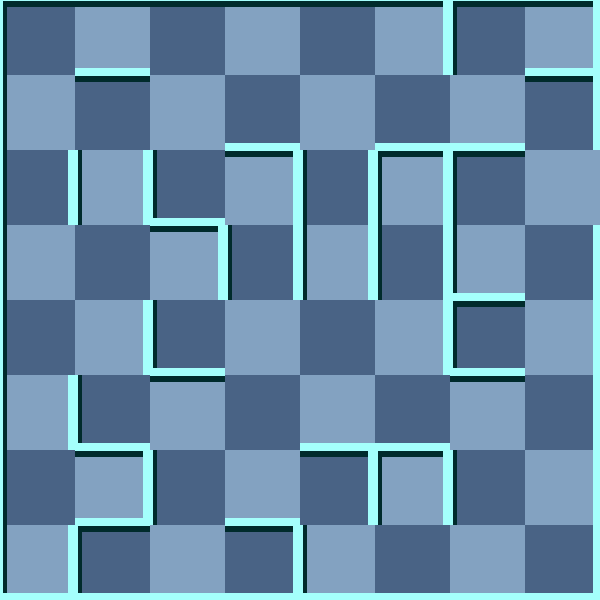

The image is a tile-based game level rendered from a .tmx file. Its description and source (layers, tilesets, objects; grid data summarised) follow:
An orthogonal 8x8 tile map with 75x75 px tiles, 2 tile layers (background, 块层 1) and 7 objects (2x WhiteMummy, Exit, Trap, Door, Player, ...).

<map version="1.0" orientation="orthogonal" width="8" height="8" tilewidth="75" tileheight="75">
 <tileset firstgid="1" name="wall" tilewidth="75" tileheight="75">
  <image source="gfx/wall.png" width="300" height="375" />
  <tile id="0">
   <properties>
    <property name="ValOfWall" value="0" />
   </properties>
  </tile>
  <tile id="1">
   <properties>
    <property name="ValOfWall" value="1" />
   </properties>
  </tile>
  <tile id="2">
   <properties>
    <property name="ValOfWall" value="2" />
   </properties>
  </tile>
  <tile id="3">
   <properties>
    <property name="ValOfWall" value="3" />
   </properties>
  </tile>
  <tile id="4">
   <properties>
    <property name="ValOfWall" value="4" />
   </properties>
  </tile>
  <tile id="5">
   <properties>
    <property name="ValOfWall" value="5" />
   </properties>
  </tile>
  <tile id="6">
   <properties>
    <property name="ValOfWall" value="6" />
   </properties>
  </tile>
  <tile id="7">
   <properties>
    <property name="ValOfWall" value="7" />
   </properties>
  </tile>
  <tile id="8">
   <properties>
    <property name="ValOfWall" value="8" />
   </properties>
  </tile>
  <tile id="9">
   <properties>
    <property name="ValOfWall" value="9" />
   </properties>
  </tile>
  <tile id="10">
   <properties>
    <property name="ValOfWall" value="10" />
   </properties>
  </tile>
  <tile id="11">
   <properties>
    <property name="ValOfWall" value="11" />
   </properties>
  </tile>
  <tile id="12">
   <properties>
    <property name="ValOfWall" value="12" />
   </properties>
  </tile>
  <tile id="13">
   <properties>
    <property name="ValOfWall" value="13" />
   </properties>
  </tile>
  <tile id="14">
   <properties>
    <property name="ValOfWall" value="14" />
   </properties>
  </tile>
  <tile id="15">
   <properties>
    <property name="ValOfWall" value="15" />
   </properties>
  </tile>
  <tile id="18">
   <properties>
    <property name="ValOfWall" value="-1" />
   </properties>
  </tile>
 </tileset>
 <layer name="background" width="8" height="8">
  <data>[64 cells, 64 non-empty, 2 distinct tile ids]</data>
 </layer>
 <layer name="块层 1" width="8" height="8">
  <data>[64 cells, 64 non-empty, 15 distinct tile ids]</data>
 </layer>
 <objectgroup name="对象层 1" width="8" height="8">
  <object name="Exit" x="600" y="150" />
  <object name="Trap" x="525" y="225">
   <properties>
    <property name="value" value="8" />
   </properties>
  </object>
  <object name="Door" x="525" y="300">
   <properties>
    <property name="direction" value="1" />
    <property name="value" value="15" />
   </properties>
  </object>
  <object name="WhiteMummy" x="375" y="450">
   <properties>
    <property name="value" value="21" />
   </properties>
  </object>
  <object name="Player" x="450" y="525">
   <properties>
    <property name="value" value="1" />
   </properties>
  </object>
  <object name="WhiteMummy" x="75" y="75">
   <properties>
    <property name="value" value="25" />
   </properties>
  </object>
  <object name="Key" x="225" y="0">
   <properties>
    <property name="value" value="12" />
   </properties>
  </object>
 </objectgroup>
</map>
